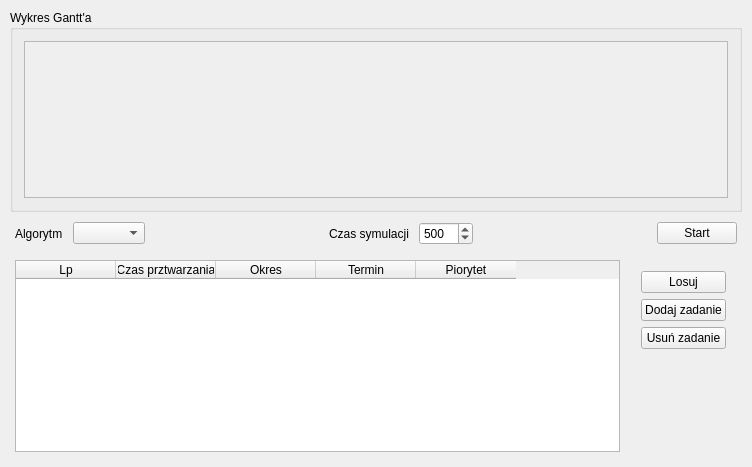
<?xml version="1.0" encoding="UTF-8"?>
<ui version="4.0">
 <class>MainWindow</class>
 <widget class="QMainWindow" name="MainWindow">
  <property name="geometry">
   <rect>
    <x>0</x>
    <y>0</y>
    <width>752</width>
    <height>467</height>
   </rect>
  </property>
  <property name="windowTitle">
   <string>Symulacja</string>
  </property>
  <widget class="QWidget" name="centralWidget">
   <property name="styleSheet">
    <string notr="true"/>
   </property>
   <layout class="QVBoxLayout" name="verticalLayout_3">
    <property name="spacing">
     <number>5</number>
    </property>
    <property name="leftMargin">
     <number>10</number>
    </property>
    <property name="topMargin">
     <number>10</number>
    </property>
    <property name="rightMargin">
     <number>10</number>
    </property>
    <property name="bottomMargin">
     <number>10</number>
    </property>
    <item>
     <widget class="QGroupBox" name="groupBox">
      <property name="title">
       <string>Wykres Gantt'a</string>
      </property>
      <layout class="QVBoxLayout" name="verticalLayout_2">
       <item>
        <widget class="QScrollArea" name="scrollArea">
         <property name="widgetResizable">
          <bool>true</bool>
         </property>
         <widget class="QWidget" name="scrollAreaWidgetContents">
          <property name="geometry">
           <rect>
            <x>0</x>
            <y>0</y>
            <width>706</width>
            <height>159</height>
           </rect>
          </property>
          <layout class="QVBoxLayout" name="verticalLayout_4">
           <property name="leftMargin">
            <number>5</number>
           </property>
           <property name="topMargin">
            <number>5</number>
           </property>
           <property name="rightMargin">
            <number>5</number>
           </property>
           <property name="bottomMargin">
            <number>5</number>
           </property>
           <item>
            <widget class="GanttWidget" name="widget" native="true"/>
           </item>
          </layout>
         </widget>
        </widget>
       </item>
      </layout>
     </widget>
    </item>
    <item>
     <widget class="QWidget" name="widget_2" native="true">
      <layout class="QHBoxLayout" name="horizontalLayout">
       <property name="spacing">
        <number>10</number>
       </property>
       <property name="leftMargin">
        <number>5</number>
       </property>
       <property name="topMargin">
        <number>5</number>
       </property>
       <property name="rightMargin">
        <number>5</number>
       </property>
       <property name="bottomMargin">
        <number>5</number>
       </property>
       <item>
        <widget class="QLabel" name="label">
         <property name="text">
          <string>Algorytm</string>
         </property>
        </widget>
       </item>
       <item>
        <widget class="QComboBox" name="comboBox"/>
       </item>
       <item>
        <spacer name="horizontalSpacer">
         <property name="orientation">
          <enum>Qt::Horizontal</enum>
         </property>
         <property name="sizeHint" stdset="0">
          <size>
           <width>40</width>
           <height>20</height>
          </size>
         </property>
        </spacer>
       </item>
       <item>
        <widget class="QLabel" name="label_2">
         <property name="text">
          <string>Czas symulacji</string>
         </property>
        </widget>
       </item>
       <item>
        <widget class="QSpinBox" name="spinBox">
         <property name="minimum">
          <number>1</number>
         </property>
         <property name="maximum">
          <number>1000</number>
         </property>
         <property name="value">
          <number>500</number>
         </property>
        </widget>
       </item>
       <item>
        <spacer name="horizontalSpacer_2">
         <property name="orientation">
          <enum>Qt::Horizontal</enum>
         </property>
         <property name="sizeHint" stdset="0">
          <size>
           <width>40</width>
           <height>20</height>
          </size>
         </property>
        </spacer>
       </item>
       <item>
        <widget class="QPushButton" name="pushButton">
         <property name="text">
          <string>Start</string>
         </property>
        </widget>
       </item>
      </layout>
     </widget>
    </item>
    <item>
     <widget class="QWidget" name="widget_3" native="true">
      <layout class="QHBoxLayout" name="horizontalLayout_2">
       <property name="spacing">
        <number>10</number>
       </property>
       <property name="leftMargin">
        <number>5</number>
       </property>
       <property name="topMargin">
        <number>5</number>
       </property>
       <property name="rightMargin">
        <number>5</number>
       </property>
       <property name="bottomMargin">
        <number>5</number>
       </property>
       <item>
        <widget class="QTableWidget" name="tableWidget">
         <attribute name="horizontalHeaderStretchLastSection">
          <bool>false</bool>
         </attribute>
         <attribute name="verticalHeaderVisible">
          <bool>false</bool>
         </attribute>
         <column>
          <property name="text">
           <string>Lp</string>
          </property>
         </column>
         <column>
          <property name="text">
           <string>Czas prztwarzania</string>
          </property>
         </column>
         <column>
          <property name="text">
           <string>Okres</string>
          </property>
         </column>
         <column>
          <property name="text">
           <string>Termin</string>
          </property>
         </column>
         <column>
          <property name="text">
           <string>Piorytet</string>
          </property>
         </column>
        </widget>
       </item>
       <item>
        <widget class="QWidget" name="widget_4" native="true">
         <layout class="QVBoxLayout" name="verticalLayout">
          <item>
           <widget class="QPushButton" name="pushButton_2">
            <property name="text">
             <string>Losuj</string>
            </property>
           </widget>
          </item>
          <item>
           <widget class="QPushButton" name="pushButton_3">
            <property name="text">
             <string>Dodaj zadanie</string>
            </property>
           </widget>
          </item>
          <item>
           <widget class="QPushButton" name="pushButton_4">
            <property name="text">
             <string>Usuń zadanie</string>
            </property>
           </widget>
          </item>
          <item>
           <spacer name="verticalSpacer">
            <property name="orientation">
             <enum>Qt::Vertical</enum>
            </property>
            <property name="sizeHint" stdset="0">
             <size>
              <width>20</width>
              <height>40</height>
             </size>
            </property>
           </spacer>
          </item>
         </layout>
        </widget>
       </item>
      </layout>
     </widget>
    </item>
   </layout>
  </widget>
 </widget>
 <layoutdefault spacing="6" margin="11"/>
 <customwidgets>
  <customwidget>
   <class>GanttWidget</class>
   <extends>QWidget</extends>
   <header>ganttwidget.h</header>
   <container>1</container>
  </customwidget>
 </customwidgets>
 <resources/>
 <connections/>
</ui>
